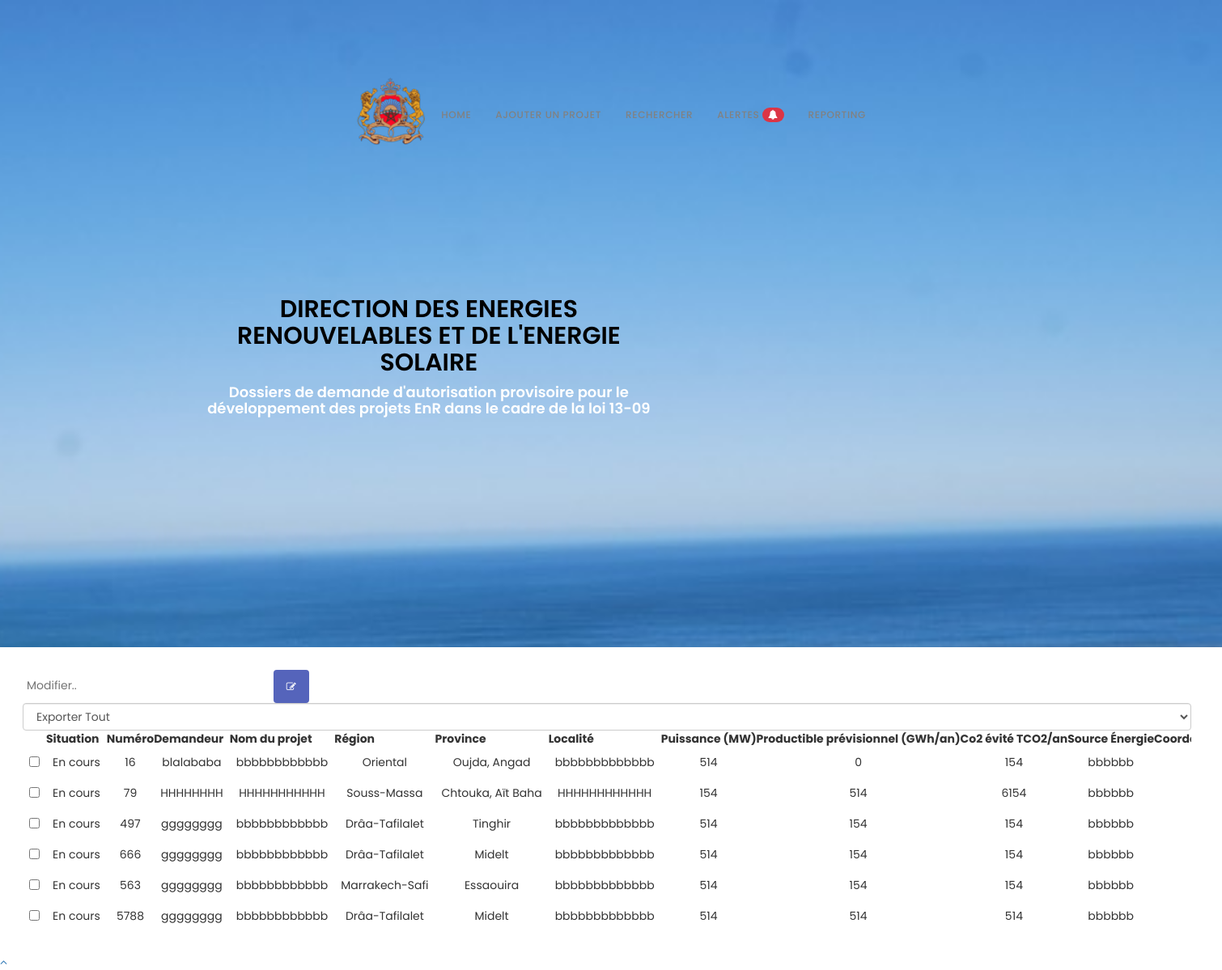
Page /sol_search.php on the committed database.
### tables this page shows
CREATE TABLE IF NOT EXISTS `energiesolaire` (
  `Numero` int NOT NULL,
  `Demandeur` varchar(500) NOT NULL,
  `Nom du projet` varchar(500) NOT NULL,
  `Region` varchar(500) NOT NULL,
  `Province` varchar(500) NOT NULL,
  `Localite` varchar(500) NOT NULL,
  `Puissance` float NOT NULL,
  `Productible previsionnel` float NOT NULL,
  `Co2 evite TCO2/an` float NOT NULL,
  `Source energie` varchar(500) NOT NULL,
  `Coordonnees Geographique/Coordonnees Lambert` varchar(500) NOT NULL,
  `Investissement du projet` float NOT NULL,
  `Etat avancement` varchar(500) NOT NULL,
  `Depot a la DEREE` varchar(500) NOT NULL,
  `Envoi du dossier a l'ONEE` varchar(500) NOT NULL,
  `Reponse ONEE` varchar(500) NOT NULL,
  `Depot du complement du dossier par le developpeur` varchar(500) NOT NULL,
  `Envoi du complement du dossier a l'ONEE` varchar(500) NOT NULL,
  `Reponse ONEE en Cas Du 2 Complement` varchar(500) NOT NULL,
  `Depot du 2 complement du dossier par le developpeur` varchar(500) NOT NULL,
  `Envoi du 2 complement du dossier a l'ONEE` varchar(500) NOT NULL,
  `Reponse ONEE en Cas Du 3 Complement` varchar(500) NOT NULL,
  `Depot du 3 complement du dossier par le developpeur` varchar(500) NOT NULL,
  `Envoi du 3 complement du dossier a l'ONEE` varchar(500) NOT NULL,
  `Reponse ONEE en Cas Du 4 Complement` varchar(500) NOT NULL,
  `Depot du 4 complement du dossier par le developpeur` varchar(500) NOT NULL,
  `Envoi du 4 complement du dossier a l'ONEE` varchar(500) NOT NULL,
  `Avis de l'ONEE` varchar(500) NOT NULL,
  `Avis MEME` varchar(500) NOT NULL,
  `Observations` varchar(500) NOT NULL,
  PRIMARY KEY (`Numero`)
);

### sol_search.php (the view, shortened to what this page needs)
<!DOCTYPE html>
<html lang="en" >
<head>
  <link rel='stylesheet' href='https://maxcdn.bootstrapcdn.com/bootstrap/3.3.5/css/bootstrap.min.css'>
<link rel='stylesheet' href='https://cdnjs.cloudflare.com/ajax/libs/bootstrap-table/1.10.0/bootstrap-table.min.css'>
<link rel='stylesheet' href='https://rawgit.com/vitalets/x-editable/master/dist/bootstrap3-editable/css/bootstrap-editable.css'><link rel="stylesheet" href="./style.css">
<link rel="stylesheet" href="css/bootstrap.min.css">
    <link rel="stylesheet" href="css/animate.css">
    <link rel="stylesheet" href="css/font-awesome.min.css">
    <link rel="stylesheet" href="css/owl.theme.css">
    <link rel="stylesheet" href="css/owl.carousel.css">
	<link rel="stylesheet" href="css/sol.css">
</head>
<body data-spy="scroll" data-offset="50" data-target=".navbar-collapse"></body>
<div class="navbar navbar-fixed-top custom-navbar" role="navigation">
        <div class="container">
            <div class="navbar-header">
                <img src="images/roy.png">
            </div>
            <div class="collapse navbar-collapse">
                <ul class="nav navbar-nav navbar-right">
                    <li><a href="home.php" class="smoothScroll">Home</a></li>
                    <li><a href="EnergieSolaire.php" class="smoothScroll">Ajouter Un Projet</a></li>
                    <li><a href="#search" class="smoothScroll">Rechercher</a></li>
                    <li> <a href="#speakers"  class="smoothScroll">Alertes <span class="badge"><i class="fa fa-bell" aria-hidden="true"></i>
</span></a></li>
                    <li><a href="report_sol.php" class="smoothScroll">Reporting</a></li>
                </ul>
            </div>
        </div>
    </div>
<section id="intro" class="parallax-section">
        <div class="container">
            <div class="row">
            <div class="wow fadeInUp col-md-7 col-sm-7" data-wow-delay="0.6s" >
			<h2 style="color: black;" >Direction des Energies Renouvelables et de l'energie solaire		</h2>
			<h4 style="color: white;" >Dossiers de demande d'autorisation provisoire pour le développement des projets EnR dans le cadre de la loi 13-09</h4>
		</div>
            </div>
        </div>
    </section>
	<section id="search" class="parallax-section">
<div class="contain">
<div class="search-container" >
                 <form action="update_sol.php" method="POST" >
                   <input type="text" placeholder="Modifier.." name="search"  required>
                     <button type="submit" class="btn" name="sus"><i class="fa fa-pencil-square-o"  aria-hidden="true"></i></button>
                         </form>
                     </div>
<div id="toolbar">
		<select class="form-control">
				<option value="all">Exporter Tout</option>
		</select>
</div>
<table id="table"
			 data-toggle="table"
			 data-search="true"
			 data-filter-control="true"
			 data-show-export="true"
			 data-click-to-select="true"
			 data-toolbar="#toolbar">
	<thead>
		<tr>
			<th data-field="state" data-checkbox="true"></th>
            <th  data-filter-control="select" data-sortable="true">Situation</th>
			<th  data-filter-control="input" data-sortable="true">Numéro</th>
			<th  data-filter-control="input" data-sortable="true">Demandeur</th>
			<th  data-filter-control="input" data-sortable="true">Nom du projet</th>
			<th  data-filter-control="select" data-sortable="true">Région</th>
			<th  data-filter-control="select" data-sortable="true">Province</th>
			<th  data-filter-control="input" data-sortable="true">Localité</th>
			<th  data-filter-control="input" data-sortable="true">Puissance (MW)</th>
			<th  data-filter-control="input" data-sortable="true">Productible prévisionnel (GWh/an)</th>
			<th  data-filter-control="input" data-sortable="true">Co2 évité TCO2/an</th>
			<th  data-filter-control="input" data-sortable="true">Source Énergie</th>
			<th  data-filter-control="input" data-sortable="true">Coordonnées Géographiques/Coordonnées Lambert (m)</th>
		</tr>
	</thead>
	<tbody>
			<?php
	  require_once('db.php');
	  $sql="SELECT *  FROM `energiesolaire`";
	  $result = mysqli_query($link,$sql);
	  if (mysqli_num_rows($result) > 0) {
		  while ($row = mysqli_fetch_assoc($result)) {
			echo "<tr>";
              echo '<td class="bs-checkbox "><input data-index="0" name="btSelectItem" type="checkbox"></td>';
              if(strpos($row['Avis MEME'], 'refus') !== false)
              {echo "<td>Refus</td>";}
              else if(strpos($row['Avis MEME'], 'Autorisation') !== false)
              {echo "<td>Autorisation</td>";}
              else
              {echo "<td>En cours</td>";}
			  echo "<td>" .$row['Numero']."</td>";
			  echo "<td>" .$row['Demandeur']."</td>";
			  echo "<td>" .$row['Nom du projet']."</td>";
			  echo "<td>" .$row['Region']."</td>";
			  echo "<td>" .$row['Province']."</td>";
			  echo "<td>" .$row['Localite']."</td>";
			  echo "<td>" .$row['Puissance']."</td>";
			  echo "<td>" .$row['Productible previsionnel']."</td>";
			  echo "<td>" .$row['Co2 evite TCO2/an']."</td>";
			  echo "<td>" .$row['Source energie']."</td>";
			  echo "<td>" .$row['Coordonnees Geographique/Coordonnees Lambert']."</td>";
			  echo "</tr>";
		  }
	  }
	 ?>
	</tbody>
</table>
</div>
</section>
    <a href="#back-top" class="go-top"><i class="fa fa-angle-up"></i></a>
</body>
</html>

### style.css (style rules this page uses)
.contain { width: 1500px; padding: 2em; }

### css/sol.css (style rules this page uses)
.btn { background-color: #5564bb; border: none; color: white; padding: 12px 16px; font-size: 12px; cursor: pointer; margin-left: 25px; }
tbody>tr>td { margin: 0 20px; }
table { display: block; overflow-x: auto; white-space: nowrap; margin-left: auto; margin-right: auto; table-layout: fixed; }
td>input { align-items: center; width: 95%; }
#center .th, td { text-align: center; padding: 8px; }
body { background: #ffffff; font-family: 'Poppins', sans-serif; font-style: normal; font-weight: 400; }
h1,h2,h3,h4,h5,h6 { font-weight: 600; }
h2 { font-size: 30px; text-transform: uppercase; }
a { text-decoration: none !important; outline: none; }
.parallax-section { background-attachment: fixed !important; background-size: cover !important; }
.custom-navbar { margin-bottom: 0; background-color: #101010; }
.custom-navbar .nav li a { color: rgb(129, 129, 129); font-size: 12px; font-weight: 500; letter-spacing: 0.6px; text-transform: uppercase; line-height: 40px; transition: all 0.4s ease-in-out; }
@media (min-width:768px) { .custom-navbar { padding: 20px 0; border-bottom: 0; background: 0 0; } }
#intro { background: url('../images/program-bg.jpeg') 50% 0 repeat-y fixed; -webkit-background-size: cover; background-size: cover; background-position: center center; color: #ffffff; display: -webkit-box; display: -webkit-flex; display: -ms-flexbox; display: flex; -webkit-box-align: center; -webkit-align-items: center; -ms-flex-align: center; align-items: center; height: 100vh; text-align: center; }
* { box-sizing: border-box; font-family: "Poppins", sans-serif; }
input { border: none; outline: none; padding: 5px; }
select { padding: 5px; }
.container { margin-top: 70px; margin-left: 150px; width: 80%; display: flex; justify-content: center; align-items: center; }
.custom-navbar .nav li a .badge { background-color: #dc3545 !important; }

### rows in the picture
energiesolaire: Avis MEME "En cours", Numero "16", Demandeur "blalababa", Nom du projet "bbbbbbbbbbbb", Region "Oriental", Province "Oujda, Angad", Localite "bbbbbbbbbbbbb", Puissance "514", Productible previsionnel "0", value "154", Source energie "bbbbbb"
energiesolaire: Avis MEME "En cours", Numero "79", Demandeur "HHHHHHHH", Nom du projet "HHHHHHHHHHH", Region "Souss-Massa", Province "Chtouka, Aït Baha", Localite "HHHHHHHHHHHH", Puissance "154", Productible previsionnel "514", value "6154", Source energie "bbbbbb"
energiesolaire: Avis MEME "En cours", Numero "497", Demandeur "gggggggg", Nom du projet "bbbbbbbbbbbb", Region "Drâa-Tafilalet", Province "Tinghir", Localite "bbbbbbbbbbbbb", Puissance "514", Productible previsionnel "154", value "154", Source energie "bbbbbb"
energiesolaire: Avis MEME "En cours", Numero "666", Demandeur "gggggggg", Nom du projet "bbbbbbbbbbbb", Region "Drâa-Tafilalet", Province "Midelt", Localite "bbbbbbbbbbbbb", Puissance "514", Productible previsionnel "154", value "154", Source energie "bbbbbb"
energiesolaire: Avis MEME "En cours", Numero "563", Demandeur "gggggggg", Nom du projet "bbbbbbbbbbbb", Region "Marrakech-Safi", Province "Essaouira", Localite "bbbbbbbbbbbbb", Puissance "514", Productible previsionnel "154", value "154", Source energie "bbbbbb"
energiesolaire: Avis MEME "En cours", Numero "5788", Demandeur "gggggggg", Nom du projet "bbbbbbbbbbbb", Region "Drâa-Tafilalet", Province "Midelt", Localite "bbbbbbbbbbbbb", Puissance "514", Productible previsionnel "514", value "514", Source energie "bbbbbb"
